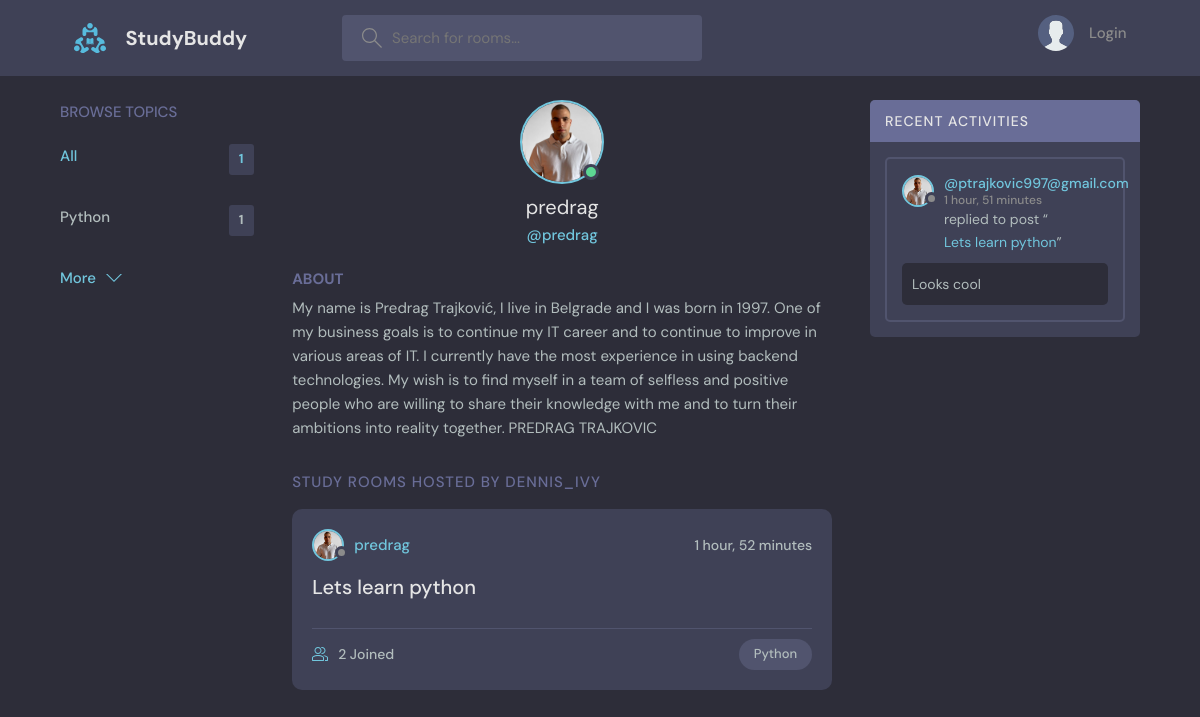
Page /profile/1/ on the committed database.
### base/models.py (models this page shows, shortened)
class Topic(models.Model):
    name=models.CharField(max_length=200)

class User(AbstractUser):
    name = models.CharField(max_length=200, null=True)
    email = models.EmailField(unique=True,null=True)
    bio = models.TextField(null=True)
    avatar = models.ImageField(null=True, default="avatar.svg")
    USERNAME_FIELD = 'email'
    REQUIRED_FIELDS = []

class Room(models.Model):
    host = models.ForeignKey(User, on_delete=models.SET_NULL, null=True)
    topic = models.ForeignKey(Topic, on_delete=models.SET_NULL, null=True)
    name = models.CharField(max_length=200)
    description = models.TextField(null=True, blank=True)
    participants = models.ManyToManyField(User, related_name='participants',blank=True)
    updated = models.DateTimeField(auto_now = True)
    created = models.DateTimeField(auto_now_add = True)
    class Meta:
        ordering = ['-updated','-created']
    def __str__(self):
        return self.name

class Message(models.Model):
    user = models.ForeignKey(User,on_delete=models.CASCADE)
    room = models.ForeignKey(Room, on_delete=models.CASCADE)
    body = models.TextField()
    updated = models.DateTimeField(auto_now = True)
    created = models.DateTimeField(auto_now_add = True)
    class Meta:
        ordering = ['-updated','-created']

### base/views.py (the view)
# urls.py: path('profile/<str:pk>/',views.userProfile,name="user-profile"),
def userProfile(request,pk):
    user = User.objects.get(id=pk)
    rooms = user.room_set.all()
    room_messages = user.message_set.all()
    topics = Topic.objects.all()
    context = {'user':user,'rooms':rooms,'room_messages':room_messages,
    'topics':topics}
    return render(request,'base/profile.html',context)

### base/templates/base/profile.html (shortened to what this page needs)
{% extends 'main.html' %}
{% block content %}
  <main class="profile-page layout layout--3">
    <div class="container">
      {% include 'base/topics_component.html' %}
      <div class="roomList">
        <div class="profile">
          <div class="profile__avatar">
            <div class="avatar avatar--large active">
              <img src="{{user.avatar.url}}" />
            </div>
          </div>
          <div class="profile__info">
            <h3>{{user.username}}</h3>
            <p>@{{user.username}}</p>
          </div>
          <div class="profile__about">
            <h3>About</h3>
            <p>
              {{user.bio}}
            </p>
          </div>
        </div>
        <div class="roomList__header">
          <div>
            <h2>Study Rooms Hosted by dennis_ivy</a>
            </h2>
          </div>
        </div>
        {% include 'base/feed_component.html' %}
      </div>
      {% include 'base/activity_component.html' %}
    </div>
  </main>
{% endblock content %}

### base/templates/base/topics_component.html
<div class="topics">
    <div class="topics__header">
      <h2>Browse Topics</h2>
    </div>
    <ul class="topics__list">
      <li>
        <a href="{% url 'home' %}" class="active">All <span>{{topics.count}}</span></a>
      </li>
      {% for topic in topics%}
      <li>
        <a href="{% url 'home'%}?q={{topic.name}}">{{topic.name}} <span>{{topic.room_set.all.count}}</span></a>
      </li>
      {% endfor %}
    </ul>
    <a class="btn btn--link" href="{% url 'topics' %}">
      More
      <svg version="1.1" xmlns="http://www.w3.org/2000/svg" width="32" height="32" viewBox="0 0 32 32">
        <title>chevron-down</title>
        <path d="M16 21l-13-13h-3l16 16 16-16h-3l-13 13z"></path>
      </svg>
    </a>
  </div>

### base/templates/base/feed_component.html (shortened to what this page needs)
{% for room in rooms %}
<div class="roomListRoom">
    <div class="roomListRoom__header">
      <a href="{% url 'user-profile' room.host.id %}" class="roomListRoom__author">
        <div class="avatar avatar--small">
          <img src="{{room.host.avatar.url}}" />
        </div>
        <span>{{room.host.username}}</span>
      </a>
      <div class="roomListRoom__actions">
        <span>{{ room.created|timesince}}</span>
      </div>
    </div>
    <div class="roomListRoom__content">
      <a href="{% url 'room' room.id %}">{{room.name}}</a>
    </div>
    <div class="roomListRoom__meta">
      <a href="{% url 'room' room.id %}" class="roomListRoom__joined">
        {{room.participants.all.count}} Joined
      </a>
      <p class="roomListRoom__topic">{{room.topic.name}}</p>
    </div>
</div>
{% endfor %}

### base/templates/base/activity_component.html (shortened to what this page needs)
<div class="activities">
    <div class="activities__header">
      <h2>Recent Activities</h2>
    </div>
    {% for message in room_messages %}
    <div class="activities__box">
      <div class="activities__boxHeader roomListRoom__header">
        <a href="{% url 'user-profile' message.user.id %}" class="roomListRoom__author">
          <div class="avatar avatar--small">
            <img src="{{message.user.avatar.url}}" />
          </div>
          <p>
            @{{message.user}}
            <span>{{message.created|timesince}}</span>
          </p>
        </a>
      </div>
      <div class="activities__boxContent">
        <p>replied to post “<a href="{% url 'room' message.room.id %}">{{message.room}}</a>”</p>
        <div class="activities__boxRoomContent">
            {{message.body}}
        </div>
      </div>
    </div>
    {% endfor %}
  </div>

### rows in the picture
Topic: name "Python", room_set.all.count "1"
User: avatar (picture), username "predrag", bio "My name is Predrag Trajković, I live in Belgrade and I was born in 1997. One of my business goals is to continue my IT career and to continue to improve in various areas of IT. I currently have the most experience in using backend technologies. My wish is to find myself in a team of selfless and positive people who are willing to share their knowledge with me and to turn their ambitions into reality together. PREDRAG TRAJKOVIC"
Room: host.avatar (picture), host.username "predrag", created "1 hour, 52 minutes", name "Lets learn python", participants.all.count "2", topic.name "Python"
Message: user.avatar (picture), user "ptrajkovic997@gmail.com", created "1 hour, 51 minutes", room "Lets learn python", body "Looks cool"

### other values in the picture
{{ topics.count }} "1"
